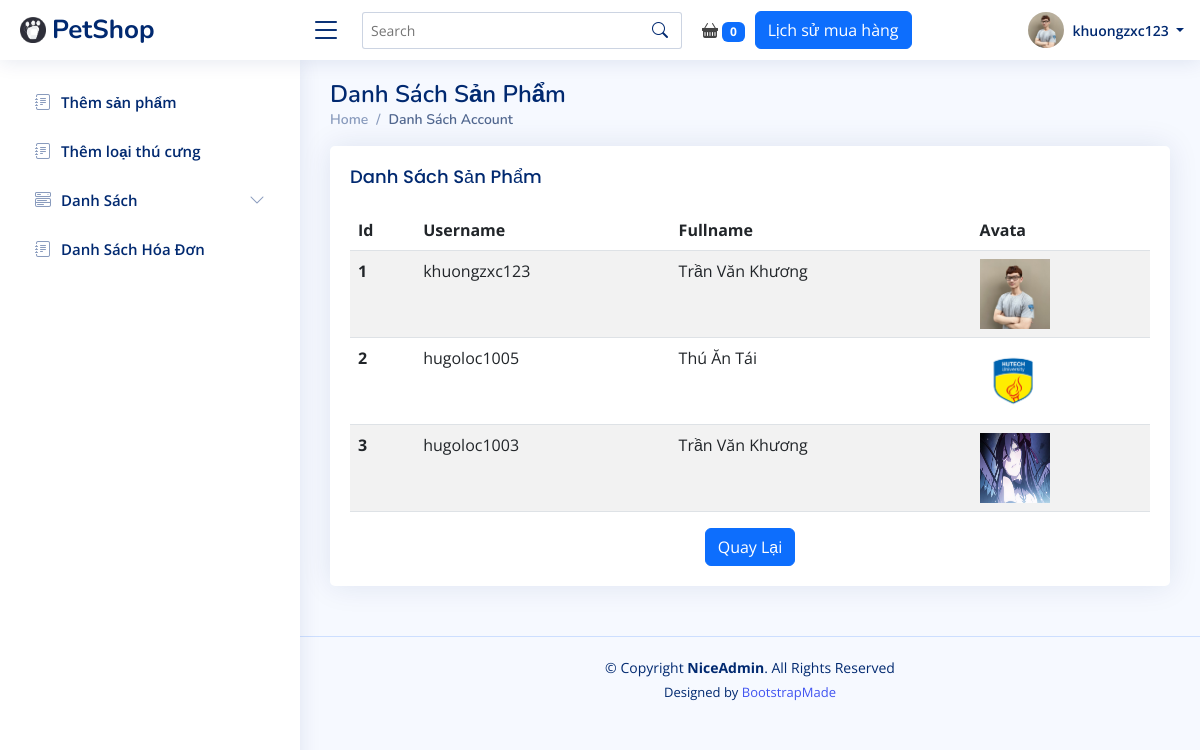
The page /?r=danhsachAccount (signed in) on the database its author committed.
### tables this page shows
CREATE TABLE IF NOT EXISTS `user` (
  `Id` int NOT NULL AUTO_INCREMENT,
  `UserName` varchar(50) DEFAULT NULL,
  `Pass` varchar(256) DEFAULT NULL,
  `FullName` varchar(100) DEFAULT 'no name',
  `Avata` varchar(256) DEFAULT 'default_avata.png',
  `RoleId` int DEFAULT '2',
  `Token` varchar(50) DEFAULT NULL,
  `Email` varchar(100) DEFAULT NULL,
  `Status` tinyint(1) DEFAULT '0',
  PRIMARY KEY (`Id`),
  KEY `RoleId` (`RoleId`),
  CONSTRAINT `user_ibfk_1` FOREIGN KEY (`RoleId`) REFERENCES `role` (`Id`)
);

### controllers/AccountController.php (called while the page is built, shortened)
<?php
require_once('configs/database.php');
require_once('models/User.php');
class AccountController
{
  private $model;
  function __construct()
  {
    global $pdo;
    $this->model = new User($pdo);
  }
  function danhsachAccount()
  {
    $danhsachAccount = $this->model->getAllAccount();
    require_once('views/account/danhsachaccount.php');
  }
}
?>

### models/User.php (called while the page is built, shortened)
<?php
class User
{
    private $db;
    function __construct($pdo)
    {
        $this->db = $pdo;
    }
    function getAllAccount()
    {
        $stmt = $this->db->prepare("select * from user");
        $stmt->execute();
        $danhSach = $stmt->fetchAll(PDO::FETCH_ASSOC);
        return $danhSach;
    }
}
?>

### views/account/danhsachaccount.php (the view, shortened to what this page needs)
<?php
    include_once('views/shares/header.php');
?>
  <main id="main" class="main">
    <div class="pagetitle">
			<h1>Danh Sách Sản Phẩm</h1>
			<nav>
				<ol class="breadcrumb">
				<li class="breadcrumb-item"><a href="?r=/">Home</a></li>
				<li class="breadcrumb-item active">Danh Sách Account</li>
				</ol>
			</nav>
		</div>
    <div class="card">
      <div class="card-body">
          <h5 class="card-title">Danh Sách Sản Phẩm</h5>
          <table class="table table-striped">
              <thead>
              <tr>
                <th scope="col">Id</th>
                <th scope="col">Username</th>
                <th scope="col">Fullname</th>
                <th scope="col">Avata</th>
              </tr>
              </thead>
              <tbody>
              <?php
                foreach($danhsachAccount as $item){
                  echo "<tr>";
                  echo "<th scope='row'>".$item['Id']."</th>";
                  echo "<td scope='row'>".$item['UserName']."</td>";
                  echo "<td scope='row'>".$item['FullName']."</td>";
                  echo "<td scope='row'><img src='assets/img/avata/".$item['Avata']."' style='width: 70px; height: 70px'></td>";
                  echo "</tr>";
                }
              ?>
          </table>
          <div class="text-center">
                  <button onclick="location.href='?r=/'" class="btn btn-primary">Quay Lại</button>
                </div>
      </div>
    </div>
  </main>
<?php
    include_once('views/shares/footer.php');
?>

### assets/css/style.css (style rules this page uses)
:root { scroll-behavior: smooth; }
body { font-family: "Open Sans", sans-serif; background: #f6f9ff; color: #444444; }
a { color: #4154f1; text-decoration: none; }
h1, h2, h3, h4, h5, h6 { font-family: "Nunito", sans-serif; }
#main { margin-top: 60px; padding: 20px 30px; transition: all 0.3s; }
.pagetitle { margin-bottom: 10px; }
.pagetitle h1 { font-size: 24px; margin-bottom: 0; font-weight: 600; color: #012970; }
.card { margin-bottom: 30px; border: none; border-radius: 5px; box-shadow: 0px 0 30px rgba(1, 41, 112, 0.1); }
.card-title { padding: 20px 0 15px 0; font-size: 18px; font-weight: 500; color: #012970; font-family: "Poppins", sans-serif; }
.card-body { padding: 0 20px 20px 20px; }
.breadcrumb { font-size: 14px; font-family: "Nunito", sans-serif; color: #899bbd; font-weight: 600; }
.breadcrumb a { color: #899bbd; transition: 0.3s; }
.breadcrumb .breadcrumb-item::before { color: #899bbd; }
.breadcrumb .active { color: #51678f; font-weight: 600; }
@media (min-width: 1200px) { #main, #footer { margin-left: 300px; } }

### rows shown on the page
user: Id "1", UserName "khuongzxc123", FullName "Trần Văn Khương", Avata (picture)
user: Id "2", UserName "hugoloc1005", FullName "Thú Ăn Tái", Avata (picture)
user: Id "3", UserName "hugoloc1003", FullName "Trần Văn Khương", Avata (picture)

### other values the page prints
$_SESSION['userName'] "khuongzxc123"
